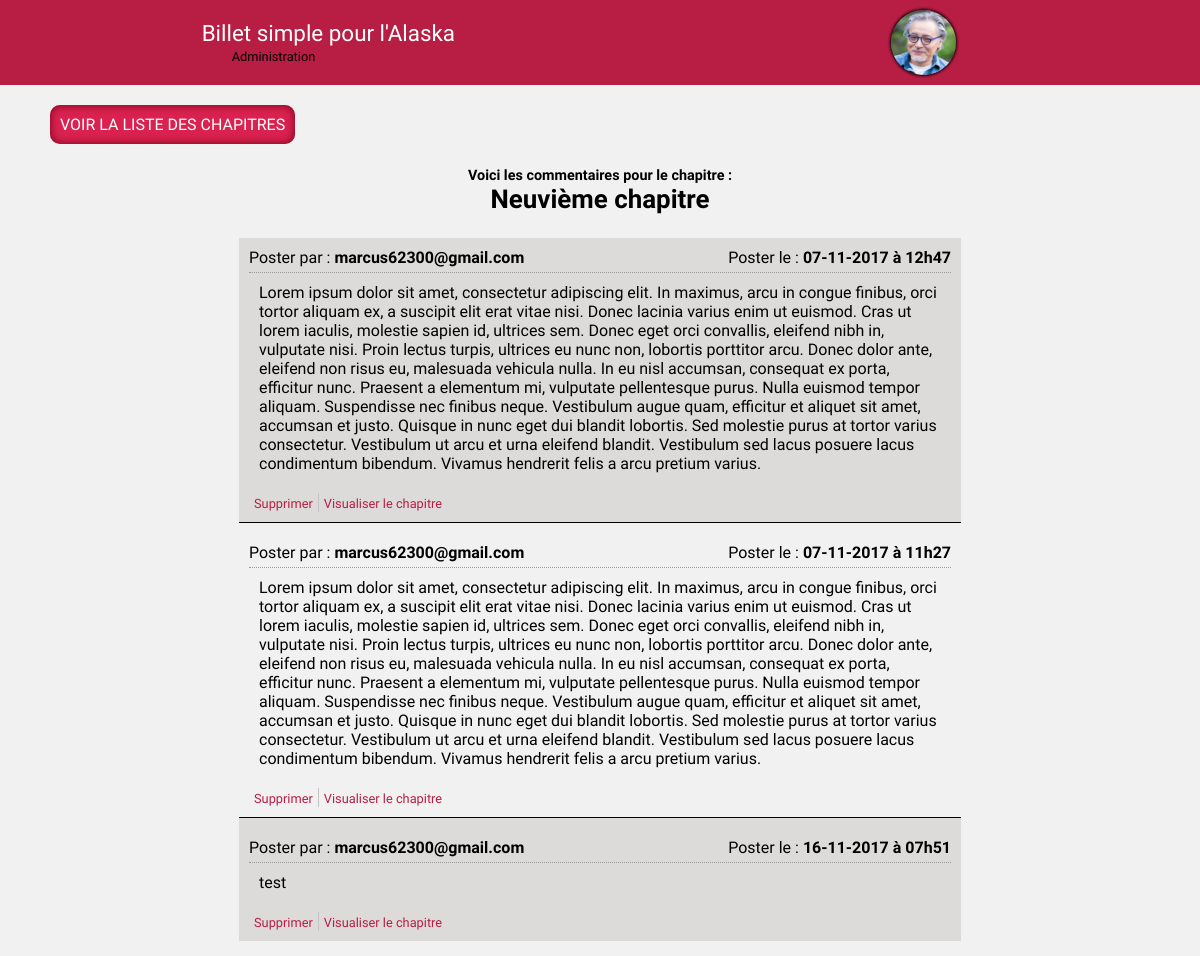
The app's page /admin.php?action=comment&comment=on&idTicket=9&nbComments=2 (signed in), older data.
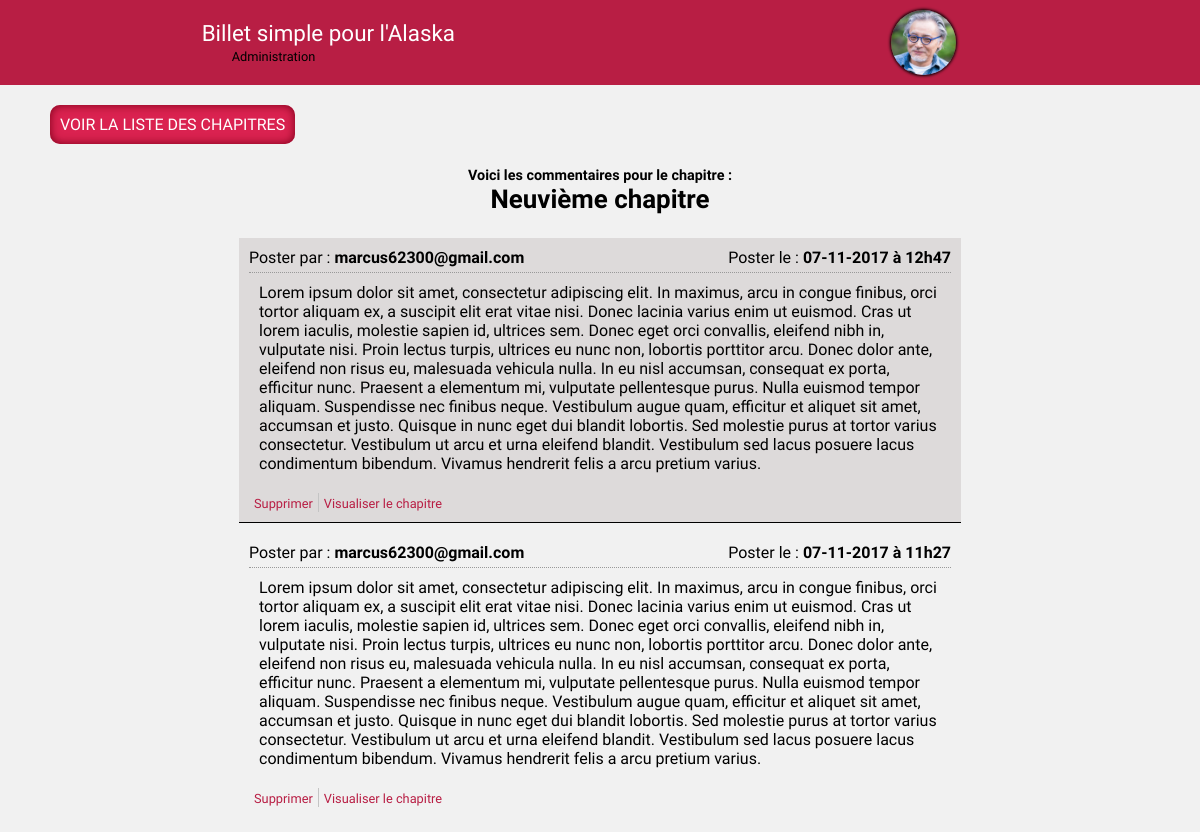
The same page, newer data.
### tables this page shows
CREATE TABLE `comments` (
  `id` int(11) NOT NULL,
  `content` text NOT NULL,
  `dateTimeAdd` datetime NOT NULL,
  `idTicket` int(11) NOT NULL,
  `idMember` int(11) NOT NULL,
  `alert` tinyint(1) NOT NULL
);

CREATE TABLE `members` (
  `id` int(11) NOT NULL,
  `emailAdress` varchar(255) NOT NULL,
  `password` varchar(255) NOT NULL,
  `status` varchar(20) NOT NULL
);

### admin.php (called while the page is built, shortened)
<?php
$router = new Router();
$router->routeRequest();

### model/CommentsManager.php (called while the page is built, shortened)
<?php
class CommentsManager extends Manager
{
    public function getListCommentsTicket($id)
    {
        $bdd = $this->bddConnect();
        $request = $bdd->prepare('SELECT com.id idComment, DATE_FORMAT(com.dateTimeAdd, \'%d-%m-%Y à %Hh%i\') AS dateTimeAddComment, com.content contentComment, com.alert alertComment, m.emailAdress mailMember, t.title titleTicket FROM comments com INNER JOIN members m ON com.idMember = m.id INNER JOIN tickets t ON com.idTicket = t.id WHERE com.idTicket = ? ORDER BY com.alert DESC');
        $request->execute(array($id)) or die(print_r($request->errorInfo(), TRUE));
        $data = $request->fetchAll();
        return $data;
    }
}

### view/backend/viewComment.php (the view, shortened to what this page needs)
<span class="lienPage"><a href="admin.php">Voir la liste des chapitres</a></span>
<section id="commentaires">
    <h1><?= $titleSection; ?></h1>
    <?php
    if($_GET['nbComments'] != 0)
    {
        foreach($dataComments as $comment) :
        if(isset($_GET['idTicket'])) { $idTicket = $_GET['idTicket']; } else { $idTicket = $comment['idTicket']; }
    ?>
        <article <?php if($comment['alertComment']) { ?>class="commentAlert"<?php } else { ?>class="comment"<?php } ?>>
            <div class="headerCommentaire">
                <p>Poster par : <span><?= $comment['mailMember']; ?></span></p>
                <p>Poster le : <span><?= $comment['dateTimeAddComment']; ?></span></p>
            </div>
            <div class="contenuCommentaire">
                <?= $comment['contentComment']; ?>
            </div>
            <ul>
                <li><a href="admin.php?action=delete&deleteComment=on&idComment=<?= $comment['idComment']; ?>">Supprimer</a></li>
                <li><a href="displayTicket.php?id=<?= $idTicket; ?>" target=_blank>Visualiser le chapitre</a></li>
            </ul>
        </article>
    <?php
        endforeach;
    }
    else
    {
        echo 'Aucun commentaire n\'a encore était poster pour ce chapitre !';
    }
    ?>
</section>

Row changes from the older to the newer data that the page shows:
removed comments: idMember.emailAdress "marcus62300@gmail.com", dateTimeAddComment "16-11-2017 à 07h51", content "test"
